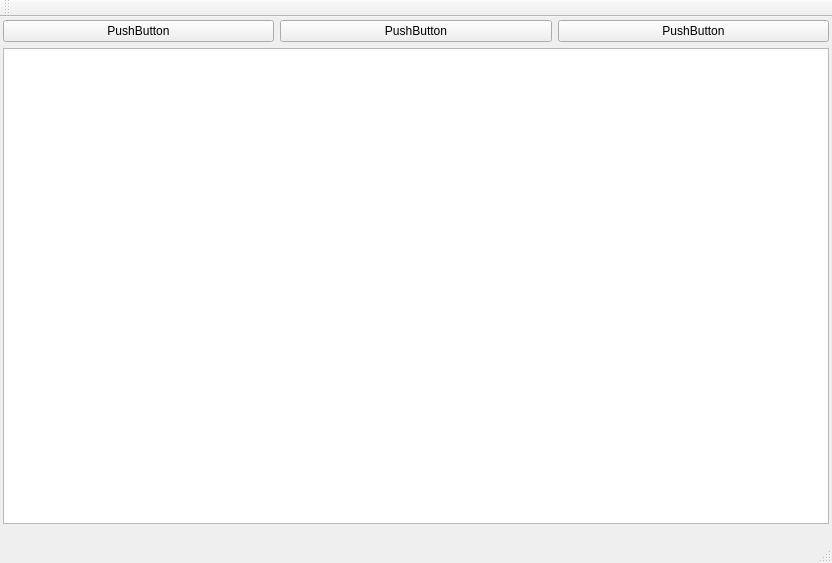
<?xml version="1.0" encoding="UTF-8"?>
<ui version="4.0">
 <class>MainWindow</class>
 <widget class="QMainWindow" name="MainWindow">
  <property name="geometry">
   <rect>
    <x>0</x>
    <y>0</y>
    <width>832</width>
    <height>563</height>
   </rect>
  </property>
  <property name="maximumSize">
   <size>
    <width>832</width>
    <height>563</height>
   </size>
  </property>
  <property name="windowTitle">
   <string>MainWindow</string>
  </property>
  <widget class="QWidget" name="centralwidget">
   <property name="maximumSize">
    <size>
     <width>832</width>
     <height>510</height>
    </size>
   </property>
   <property name="layoutDirection">
    <enum>Qt::LeftToRight</enum>
   </property>
   <layout class="QVBoxLayout" name="verticalLayout_2">
    <property name="leftMargin">
     <number>3</number>
    </property>
    <property name="topMargin">
     <number>3</number>
    </property>
    <property name="rightMargin">
     <number>3</number>
    </property>
    <property name="bottomMargin">
     <number>3</number>
    </property>
    <item>
     <layout class="QVBoxLayout" name="verticalLayout" stretch="1,12">
      <item>
       <layout class="QHBoxLayout" name="horizontalLayout">
        <item>
         <widget class="QPushButton" name="pushButton_3">
          <property name="text">
           <string>PushButton</string>
          </property>
         </widget>
        </item>
        <item>
         <widget class="QPushButton" name="pushButton_2">
          <property name="text">
           <string>PushButton</string>
          </property>
         </widget>
        </item>
        <item>
         <widget class="QPushButton" name="pushButton">
          <property name="text">
           <string>PushButton</string>
          </property>
         </widget>
        </item>
       </layout>
      </item>
      <item>
       <layout class="QHBoxLayout" name="horizontalLayout_2">
        <item>
         <widget class="QGraphicsView" name="imgview"/>
        </item>
       </layout>
      </item>
     </layout>
    </item>
   </layout>
  </widget>
  <widget class="QMenuBar" name="menubar">
   <property name="geometry">
    <rect>
     <x>0</x>
     <y>0</y>
     <width>832</width>
     <height>20</height>
    </rect>
   </property>
  </widget>
  <widget class="QStatusBar" name="statusbar"/>
  <widget class="QToolBar" name="toolBar">
   <property name="windowTitle">
    <string>toolBar</string>
   </property>
   <attribute name="toolBarArea">
    <enum>TopToolBarArea</enum>
   </attribute>
   <attribute name="toolBarBreak">
    <bool>false</bool>
   </attribute>
  </widget>
 </widget>
 <resources/>
 <connections/>
</ui>
